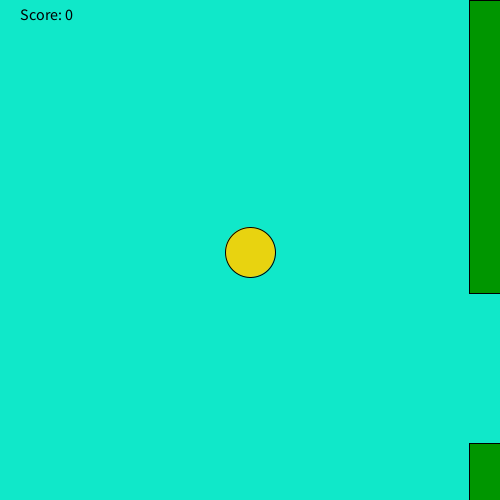
Frame 1 (no input)
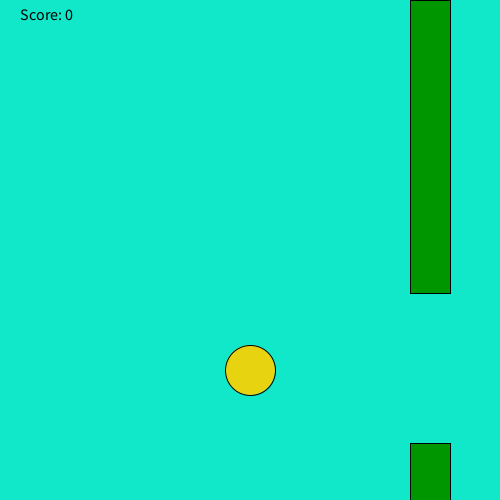
Frame 60 (the mouse pressed at the canvas centre just before this capture)
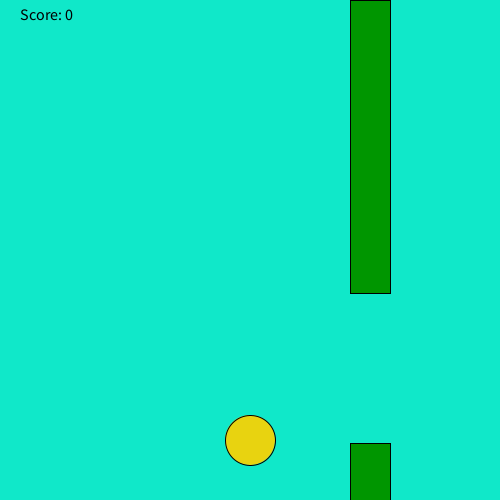
Frame 120 (the mouse held since frame 60 and released just before this capture)

The Processing sketch that drew these frames (run headless with seeded random() and noise(); from frame 60 on, the mouse is pressed at the canvas centre):

// Processing sketch: FlappyBirdGame
// ── FlappyBirdGame.pde
int score = 0;
int pipeGap = 150;
int  upperPipeHeight = (int) random(100, 400);
int lowerY = upperPipeHeight + pipeGap;
int y = 0;
int x = 250;
int q = 470;
int birdYVelocity = 50;
int gravity = 2;
void setup () {
size(500, 500);
}

void draw () {
y = y+gravity;
q = q - 1; 
background(#10E8C9);
fill(0,0,0);
textSize(16);
text("Score: " + score, 20, 20);
fill(#E8D310);
stroke(0, 0, 0);
ellipse(x, 250+y, 50, 50);
fill(0, 150, 0);
rect(q, 0, 40, upperPipeHeight);
teleportPipes();
fill(0, 150, 0);
rect(q, lowerY, 40, 500-lowerY);
if (y>=228) {
  System.exit(0);
}
else if (y<=-250) {
   System.exit(0);
}
if (y+225<=lowerY-pipeGap&&x+23>=q&&x+23<=q+40) {
  System.exit(0);
}
else if (y+225>=lowerY&&x+23>=q&&x+23<=q+40) {
  System.exit(0);
}
else if(y+225>upperPipeHeight&&y+225<lowerY&&x+23==q+40) {
  score += 1;
}
}
void mousePressed () {
  y = y-birdYVelocity;
}
void teleportPipes () {
 if (q==0) {
   q = 470;
   upperPipeHeight = (int) random(100, 400);
   lowerY = upperPipeHeight + pipeGap;
 }
}
